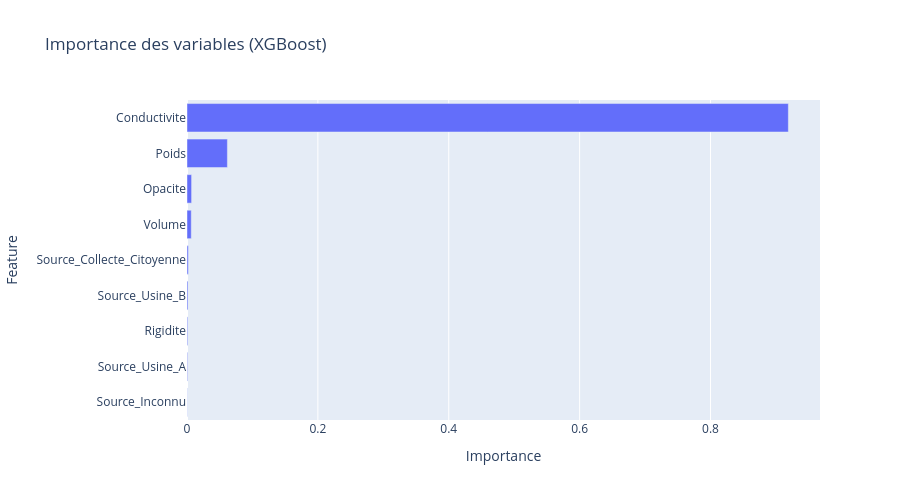

The notebook cell this image was saved under:
### Markdown cell above
## Feature Importance
Quelles caractéristiques influencent le plus le prix de revente ?

### Code cell
if hasattr(best_reg, 'feature_importances_'):
    importances = best_reg.feature_importances_
    df_imp = pd.DataFrame({'Feature': X_train.columns, 'Importance': importances}).sort_values(by='Importance', ascending=True)
    fig_imp = px.bar(df_imp, x='Importance', y='Feature', orientation='h', title=f"Importance des variables ({best_reg_name})", height=500)
    fig_imp.show()
else:
    print(f"Le modèle {best_reg_name} n'a pas d'attribut feature_importances_")

### Figure 1 — Plotly figure (JSON) as saved in the notebook; plotly's stock layout.template omitted (floating-point values rounded to 4 significant figures)
{"data": [{"hovertemplate": "Importance=%{x}<br>Feature=%{y}<extra></extra>", "legendgroup": "", "marker": {"color": "#636efa", "pattern": {"shape": ""}}, "name": "", "orientation": "h", "showlegend": false, "textposition": "auto", "type": "bar", "x": [0.000305, 0.000891, 0.001099, 0.001475, 0.002027, 0.006492, 0.007017, 0.06172, 0.919], "xaxis": "x", "y": ["Source_Inconnu", "Source_Usine_A", "Rigidite", "Source_Usine_B", "Source_Collecte_Citoyenne", "Volume", "Opacite", "Poids", "Conductivite"], "yaxis": "y"}], "layout": {"barmode": "relative", "height": 500, "legend": {"tracegroupgap": 0}, "title": {"text": "Importance des variables (XGBoost)"}, "xaxis": {"anchor": "y", "domain": [0, 1], "title": {"text": "Importance"}}, "yaxis": {"anchor": "x", "domain": [0, 1], "title": {"text": "Feature"}}}}
